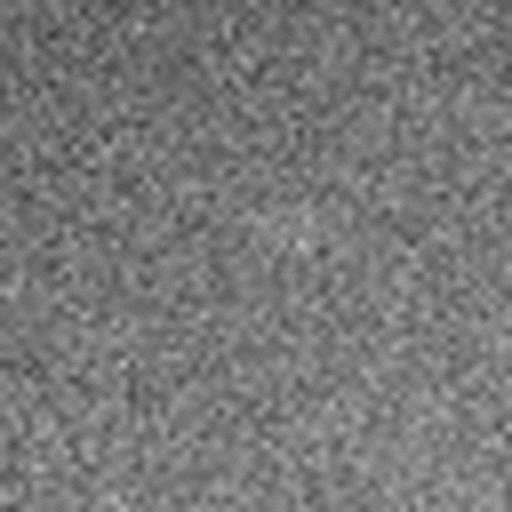
#> input picture backend/sample_images/sample_001.png, 512 x 512 px
$ python -i counterfactual.py   (imports and definitions only)
#> lines starting #> are read from the running program, lines starting #| are printed output that depends on the picture
#> further down, picture is the input picture: shape (512, 512, 3); min 53, max 186, mean 119.9
"""
Module [103]: Counterfactual-style image comparison and difference-map generation.

Implements:
- Reference image generation via controlled smoothing / local background estimation
- Pixel-wise difference map: ΔI = |I - I_reference|
- Colormap application and overlay
- Difference statistics
- Side-by-side comparison support

Note: The reference image is a computational baseline produced by image processing,
NOT a learned healthy-anatomy reconstruction. This is clearly labeled throughout.
"""
import cv2
import numpy as np
from typing import Dict, Any, Optional, Tuple


# Available colormaps for difference visualization
COLORMAPS = {
    "jet": cv2.COLORMAP_JET,
    "hot": cv2.COLORMAP_HOT,
    "inferno": cv2.COLORMAP_INFERNO,
    "viridis": cv2.COLORMAP_VIRIDIS,
    "magma": cv2.COLORMAP_MAGMA,
    "plasma": cv2.COLORMAP_PLASMA,
    "turbo": cv2.COLORMAP_TURBO,
    "bone": cv2.COLORMAP_BONE,
}


def generate_reference_image(
    image: np.ndarray,
    method: str = "gaussian_background",
    kernel_size: int = 31
) -> np.ndarray:
    """
    Generate a reference image using reproducible image-processing operations.

    This is a COMPUTATIONAL BASELINE, not a learned healthy-anatomy reconstruction.

    Methods:
    - 'gaussian_background': Heavy Gaussian blur to estimate local background
    - 'median_background': Large-kernel median filter
    - 'morphological_background': Morphological opening for background estimation

    Args:
        image: Preprocessed grayscale image (uint8)
        method: Reference generation method
        kernel_size: Kernel size for smoothing (must be odd)

    Returns:
        Reference image (uint8, same dimensions as input)
    """
#> called with method = 'gaussian_background', kernel_size = 31
    # Ensure odd kernel size
    ks = kernel_size if kernel_size % 2 == 1 else kernel_size + 1

    if method == "gaussian_background":
        # Heavy Gaussian smoothing to estimate local tissue background
        reference = cv2.GaussianBlur(image, (ks, ks), sigmaX=ks / 3)

    elif method == "median_background":
        # Large-window median for robust background
        reference = cv2.medianBlur(image, min(ks, 31))

    elif method == "morphological_background":
        # Morphological opening: removes bright features smaller than kernel
        kernel = cv2.getStructuringElement(cv2.MORPH_ELLIPSE, (ks, ks))
        reference = cv2.morphologyEx(image, cv2.MORPH_OPEN, kernel)

    else:
        reference = cv2.GaussianBlur(image, (ks, ks), sigmaX=ks / 3)

    return reference


def compute_difference_map(
    original: np.ndarray,
    reference: np.ndarray
) -> np.ndarray:
    """
    Compute pixel-wise absolute difference: ΔI = |I - I_reference|

    Args:
        original: Original processed image (uint8)
        reference: Reference/baseline image (uint8)

    Returns:
        Difference map (float64, non-negative)
    """
    diff = np.abs(original.astype(np.float64) - reference.astype(np.float64))
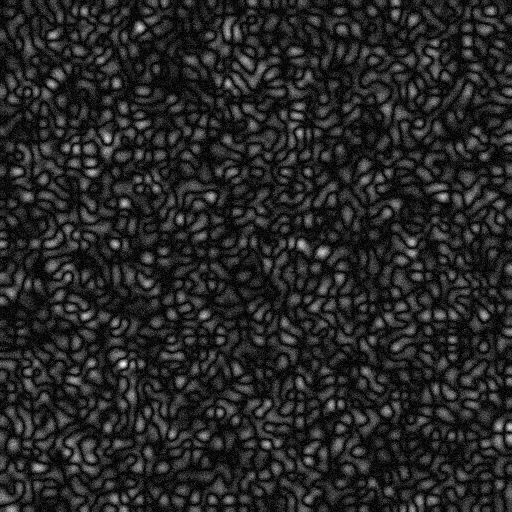
#> diff: shape (512, 512, 3) float64; min 0, max 60, mean 9.2; drawn with min black and max white
    return diff


def colorize_difference_map(
    diff_map: np.ndarray,
    colormap_name: str = "jet",
    normalize: bool = True
) -> np.ndarray:
    """
    Apply a colormap to the difference map for visualization.

    Returns:
        RGB image (uint8) with colormap applied
    """
#> called with colormap_name = 'jet', normalize = True
    if normalize:
        dmax = diff_map.max()
#> dmax = 60
        if dmax > 1e-10:
            norm = (diff_map / dmax * 255).astype(np.uint8)
        else:
            norm = np.zeros_like(diff_map, dtype=np.uint8)
    else:
        norm = np.clip(diff_map, 0, 255).astype(np.uint8)

    cmap = COLORMAPS.get(colormap_name, cv2.COLORMAP_JET)
    colored = cv2.applyColorMap(norm, cmap)
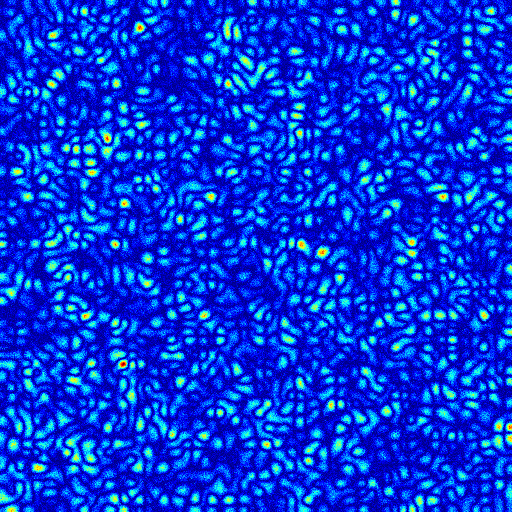
#> colored: shape (512, 512, 3); mean B, G, R 218.1, 55.8, 3.9
    return cv2.cvtColor(colored, cv2.COLOR_BGR2RGB)


def create_overlay(
    original: np.ndarray,
    diff_colored: np.ndarray,
    opacity: float = 0.5
) -> np.ndarray:
    """
    Create an overlay of the colored difference map on the original image.

    Args:
        original: Grayscale image
        diff_colored: RGB colorized difference map
        opacity: Blend opacity for the difference map (0 = original, 1 = diff only)

    Returns:
        RGB blended image
    """
#> called with opacity = 0.5
    if original.ndim == 2:
        base = cv2.cvtColor(original, cv2.COLOR_GRAY2RGB)
    else:
        base = original.copy()

    opacity = max(0.0, min(1.0, opacity))
    blended = cv2.addWeighted(base, 1.0 - opacity, diff_colored, opacity, 0)
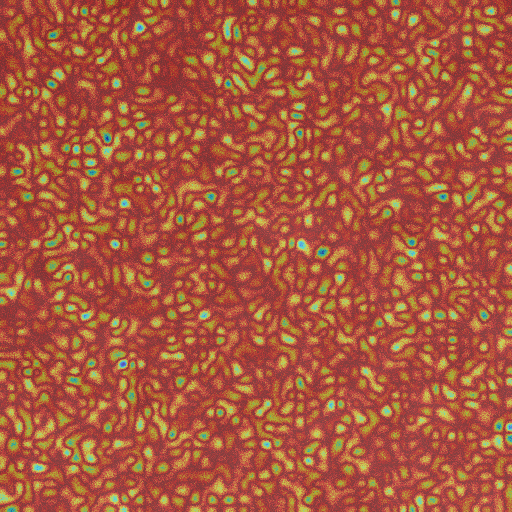
#> blended: shape (512, 512, 3); mean B, G, R 61.9, 87.9, 169
    return blended


def compute_difference_statistics(
    diff_map: np.ndarray,
    original: np.ndarray,
    reference: np.ndarray
) -> Dict[str, Any]:
    """
    Compute statistics for the difference map.

    Returns:
        Dictionary of difference statistics
    """
    return {
        "mean_difference": float(np.mean(diff_map)),
        "std_difference": float(np.std(diff_map)),
        "max_difference": float(np.max(diff_map)),
        "min_difference": float(np.min(diff_map)),
        "median_difference": float(np.median(diff_map)),
        "mean_absolute_difference": float(np.mean(np.abs(diff_map))),
        "rmse": float(np.sqrt(np.mean(diff_map ** 2))),
        "psnr": _compute_psnr(original, reference),
        "ssim_estimate": _compute_simple_ssim(original, reference),
        "nonzero_ratio": float(np.sum(diff_map > 5) / diff_map.size),
        "high_diff_ratio": float(np.sum(diff_map > np.percentile(diff_map, 95)) / diff_map.size),
        "original_mean": float(np.mean(original.astype(np.float64))),
        "reference_mean": float(np.mean(reference.astype(np.float64))),
    }


def _compute_psnr(img1: np.ndarray, img2: np.ndarray) -> float:
    """Compute Peak Signal-to-Noise Ratio."""
    mse = np.mean((img1.astype(np.float64) - img2.astype(np.float64)) ** 2)
#> mse = 133.4
    if mse < 1e-10:
        return 100.0  # Identical images
    return float(10 * np.log10(255.0 ** 2 / mse))


def _compute_simple_ssim(img1: np.ndarray, img2: np.ndarray) -> float:
    """Compute simplified structural similarity index."""
    c1 = (0.01 * 255) ** 2
#> c1 = 6.5
    c2 = (0.03 * 255) ** 2

    img1_f = img1.astype(np.float64)
    img2_f = img2.astype(np.float64)

    mu1 = cv2.GaussianBlur(img1_f, (11, 11), 1.5)
    mu2 = cv2.GaussianBlur(img2_f, (11, 11), 1.5)

    mu1_sq = mu1 ** 2
    mu2_sq = mu2 ** 2
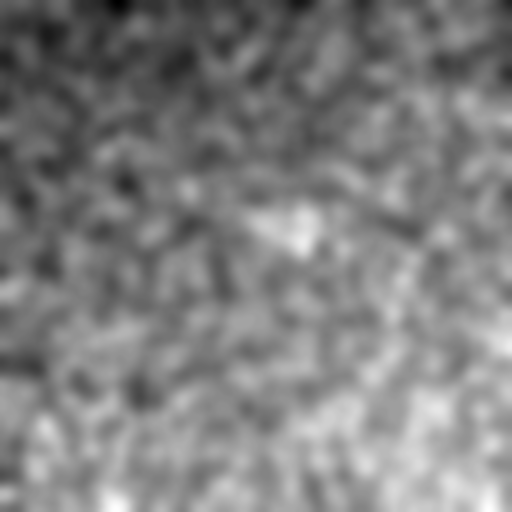
#> mu2_sq: shape (512, 512, 3) float64; min 8306, max 20496.4, mean 14443.6; drawn with min black and max white
    mu1_mu2 = mu1 * mu2

    sigma1_sq = cv2.GaussianBlur(img1_f ** 2, (11, 11), 1.5) - mu1_sq
    sigma2_sq = cv2.GaussianBlur(img2_f ** 2, (11, 11), 1.5) - mu2_sq
    sigma12 = cv2.GaussianBlur(img1_f * img2_f, (11, 11), 1.5) - mu1_mu2
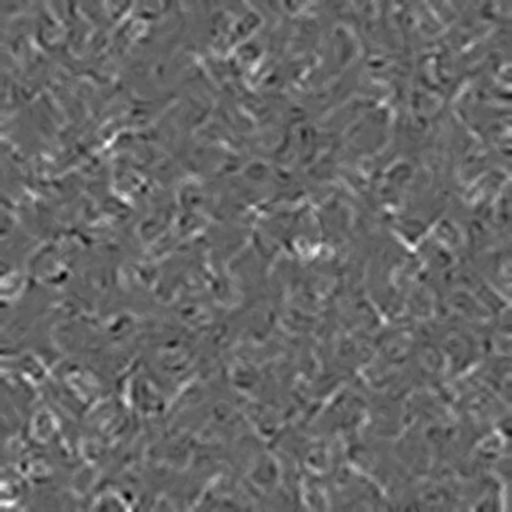
#> sigma12: shape (512, 512, 3) float64; min -15.11, max 24.3, mean 1.1; drawn with min black and max white

    num = (2 * mu1_mu2 + c1) * (2 * sigma12 + c2)
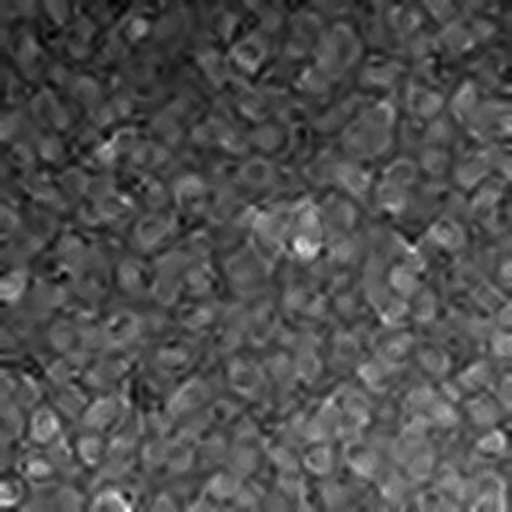
#> num: shape (512, 512, 3) float64; min 747701.9, max 3968669.8, mean 1755402.7; drawn with min black and max white
    den = (mu1_sq + mu2_sq + c1) * (sigma1_sq + sigma2_sq + c2)

    ssim_map = num / den
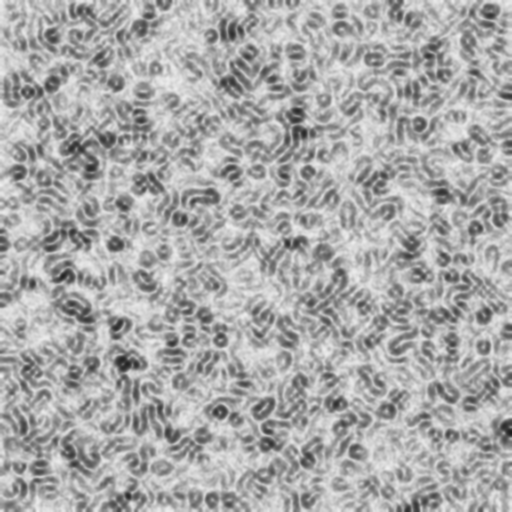
#> ssim_map: shape (512, 512, 3) float64; min 0.11, max 0.936, mean 0.666
    return float(np.mean(ssim_map))


def run_counterfactual_analysis(
    processed_image: np.ndarray,
    reference_method: str = "gaussian_background",
    kernel_size: int = 31,
    colormap: str = "jet",
    overlay_opacity: float = 0.5,
) -> Dict[str, Any]:
    """
    Complete counterfactual-style analysis pipeline for Module [103].

    Returns:
        Dictionary containing reference image, difference map, overlays, and statistics
    """
    # Generate reference
    reference = generate_reference_image(processed_image, reference_method, kernel_size)

    # Compute difference
    diff_map = compute_difference_map(processed_image, reference)

    # Colorize
    diff_colored = colorize_difference_map(diff_map, colormap)

    # Create overlay
    overlay = create_overlay(processed_image, diff_colored, overlay_opacity)

    # Statistics
    stats = compute_difference_statistics(diff_map, processed_image, reference)
#> stats = 13 items

    return {
        "reference_image": reference,
        "difference_map": diff_map,
        "difference_colored": diff_colored,
        "overlay": overlay,
        "statistics": stats,
        "settings": {
            "reference_method": reference_method,
            "kernel_size": kernel_size,
            "colormap": colormap,
            "overlay_opacity": overlay_opacity,
        },
        "methodology_note": (
            "The reference image is a computational baseline produced by "
            f"{reference_method} smoothing, NOT a learned healthy-anatomy "
            "reconstruction. The difference map shows ΔI = |I - I_reference|."
        ),
    }

>>> import cv2
>>> picture = cv2.imread('../../sample_images/sample_001.png')
>>> result = run_counterfactual_analysis(picture)
#> result = 7 items

$ run again, on backend/sample_images/sample_002.png
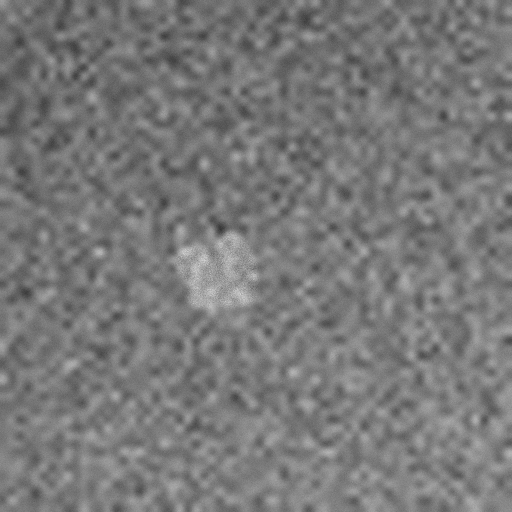
#> input picture backend/sample_images/sample_002.png, 512 x 512 px
#> picture is the input picture: shape (512, 512, 3); min 53, max 211, mean 120.6
#> dmax = 65
#> in create_overlay, `blended = cv2.addWeighted(base, 1.0 - opacity, diff_colored, opacity, 0)`:
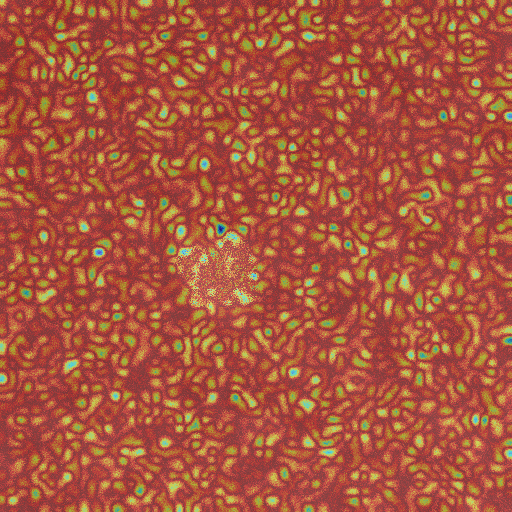
#> blended: shape (512, 512, 3); mean B, G, R 61.9, 85.5, 168.7
#> mse = 142.1
#> c1 = 6.5
#> in _compute_simple_ssim, `ssim_map = num / den`:
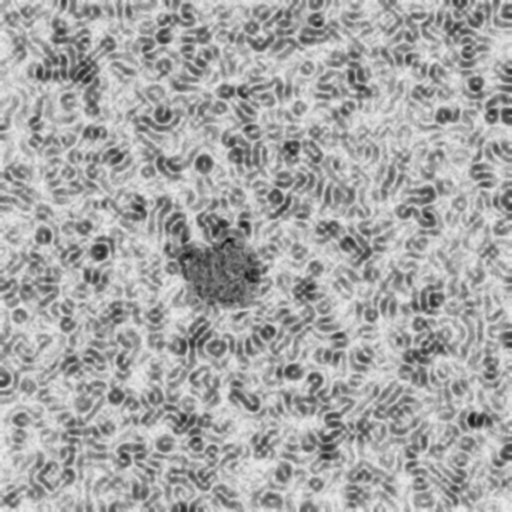
#> ssim_map: shape (512, 512, 3) float64; min 0.0429, max 0.942, mean 0.656
#> stats = 13 items
#> result = 7 items

$ run again, on backend/sample_images/sample_003.png
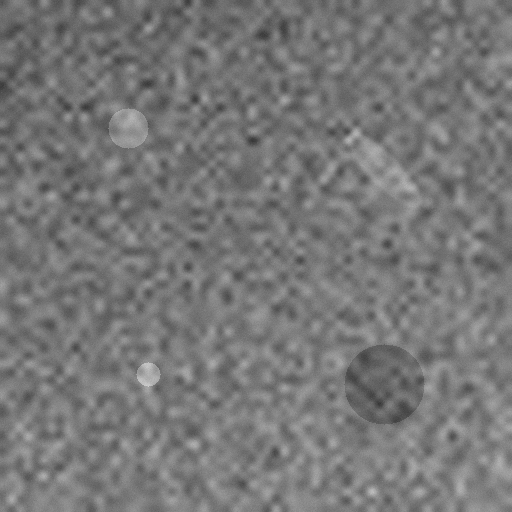
#> input picture backend/sample_images/sample_003.png, 512 x 512 px
#> picture is the input picture: shape (512, 512, 3); min 54, max 205, mean 119.3
#> dmax = 60
#> in create_overlay, `blended = cv2.addWeighted(base, 1.0 - opacity, diff_colored, opacity, 0)`:
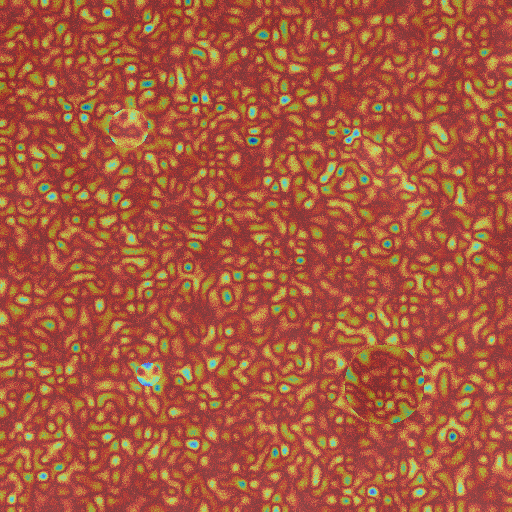
#> blended: shape (512, 512, 3); mean B, G, R 61.9, 87.7, 168.4
#> mse = 136.5
#> c1 = 6.5
#> in _compute_simple_ssim, `ssim_map = num / den`:
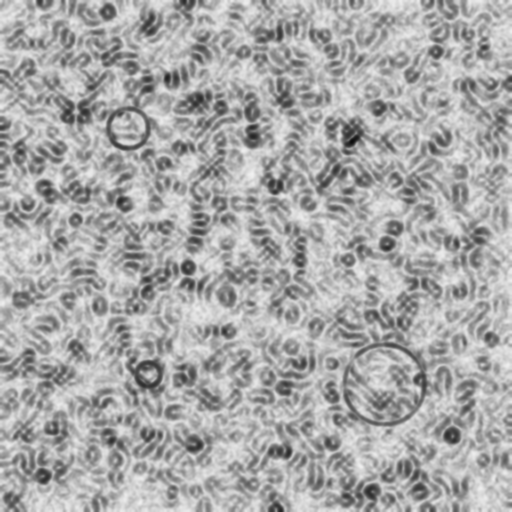
#> ssim_map: shape (512, 512, 3) float64; min 0.048, max 0.943, mean 0.663
#> stats = 13 items
#> result = 7 items

$ run again, on backend/sample_images/sample_004.png
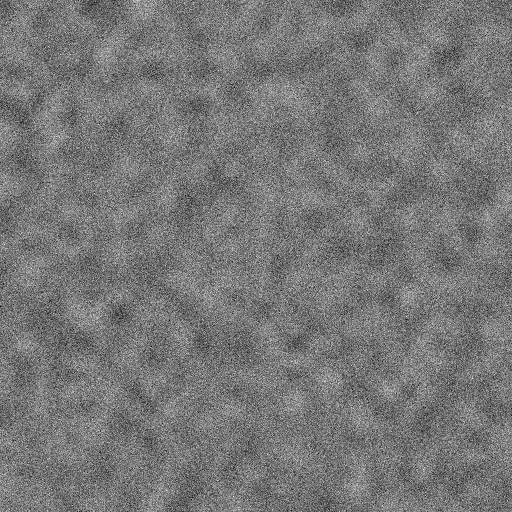
#> input picture backend/sample_images/sample_004.png, 512 x 512 px
#> picture is the input picture: shape (512, 512, 3); min 3, max 240, mean 119.1
#> dmax = 114
#> mse = 644.5
#> c1 = 6.5
#> in _compute_simple_ssim, `ssim_map = num / den`:
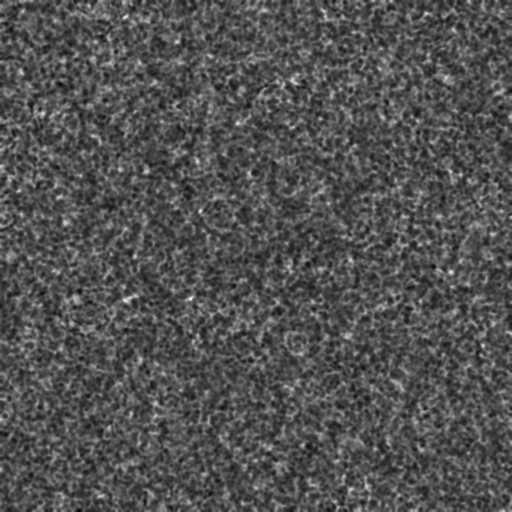
#> ssim_map: shape (512, 512, 3) float64; min 0.0143, max 0.273, mean 0.0973; drawn with min black and max white
#> stats = 13 items
#> result = 7 items
